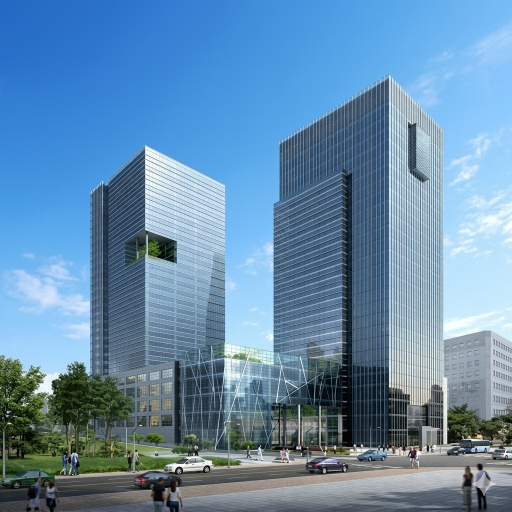
#> input picture assets/thumbnail_bg.png, 1024 x 1024 px, found by its file name (shown at 1/2 size); its folder holds only this picture in this run
$ python -i make_thumbnail.py   (imports and definitions only)
#> lines starting #> are read from the running program, lines starting #| are printed output that depends on the picture
# -*- coding: utf-8 -*-
"""
블로그 썸네일 생성 모듈 (파이프라인용).

- 배경: assets/thumbnail_bg.png (없으면 파스텔 그라데이션으로 대체)
- 제목 길이에 따라 폰트 크기 / 줄간격 / 시작 위치 자동 조절
- 키워드 해시로 크롭 구도를 매번 다르게
"""
import os
import hashlib
from PIL import Image, ImageDraw, ImageFont, ImageEnhance

# 실행 환경마다 설치된 한글 폰트가 다르므로, 후보를 순서대로 탐색해서 사용 가능한 것을 쓴다.
# (index는 TTC 컬렉션 내 한국어 폰트 위치. None이면 단일 TTF)
_FONT_CANDIDATES = {
    "black": [
        ("/usr/share/fonts/opentype/noto/NotoSansCJK-Black.ttc", 1),
        ("/usr/share/fonts/truetype/noto/NotoSansCJK-Black.ttc", 1),
        ("/usr/share/fonts/opentype/noto/NotoSansCJK-Bold.ttc", 1),
        ("/usr/share/fonts/truetype/nanum/NanumGothicExtraBold.ttf", None),
        ("/usr/share/fonts/truetype/nanum/NanumGothicBold.ttf", None),
        ("/usr/share/fonts/truetype/nanum/NanumBarunGothicBold.ttf", None),
    ],
    "bold": [
        ("/usr/share/fonts/opentype/noto/NotoSansCJK-Bold.ttc", 1),
        ("/usr/share/fonts/truetype/noto/NotoSansCJK-Bold.ttc", 1),
        ("/usr/share/fonts/truetype/nanum/NanumGothicBold.ttf", None),
        ("/usr/share/fonts/truetype/nanum/NanumBarunGothicBold.ttf", None),
        ("/usr/share/fonts/truetype/nanum/NanumGothic.ttf", None),
    ],
    "medium": [
        ("/usr/share/fonts/opentype/noto/NotoSansCJK-Medium.ttc", 1),
        ("/usr/share/fonts/opentype/noto/NotoSansCJK-Regular.ttc", 1),
        ("/usr/share/fonts/truetype/nanum/NanumGothic.ttf", None),
        ("/usr/share/fonts/truetype/nanum/NanumBarunGothic.ttf", None),
    ],
}

_resolved = {}


# [35 lines left out: function _resolve, not called in this run]


FONT_BLACK = "black"
FONT_BOLD = "bold"
FONT_MED = "medium"

W = H = 1000

INK = (32, 54, 108)
ACCENT = (231, 126, 96)
BADGE = (255, 214, 165)
SKY_TOP = (206, 228, 246)
SKY_BOT = (247, 244, 236)

BG_PATH = os.path.join("assets", "thumbnail_bg.png")

MARGIN_X = 60
MAX_TEXT_W = W - MARGIN_X * 2


# [8 lines left out: function font, not called in this run]


def text_w(draw, s, f):
    b = draw.textbbox((0, 0), s, font=f)
    return b[2] - b[0]


# [31 lines left out: functions wrap_by_width, fit_headline, not called in this run]


def prepare_background(bg_path=BG_PATH, shift_x=0.5, shift_y=0.5, zoom=1.0):
    """배경 이미지를 1000x1000으로 크롭·확대하고 파스텔 보정. 없으면 그라데이션."""
#> called with bg_path = 'assets/thumbnail_bg.png', shift_x = 0.5, shift_y = 0.5, zoom = 1
    if not bg_path or not os.path.exists(bg_path):
        im = Image.new("RGB", (W, H), SKY_TOP)
        d = ImageDraw.Draw(im)
        for y in range(H):
            t = y / H
            d.line([(0, y), (W, y)], fill=(
                int(SKY_TOP[0] + (SKY_BOT[0] - SKY_TOP[0]) * t),
                int(SKY_TOP[1] + (SKY_BOT[1] - SKY_TOP[1]) * t),
                int(SKY_TOP[2] + (SKY_BOT[2] - SKY_TOP[2]) * t),
            ))
        return im

    im = Image.open(bg_path).convert("RGB")
    w, h = im.size
#> w = 1024; h = 1024
    window = int(min(w, h) / max(1.0, zoom))
#> window = 1024
    left = max(0, min(w - window, int((w - window) * shift_x)))
#> left = 0
    top = max(0, min(h - window, int((h - window) * shift_y)))
#> top = 0
    im = im.crop((left, top, left + window, top + window)).resize((W, H), Image.LANCZOS)
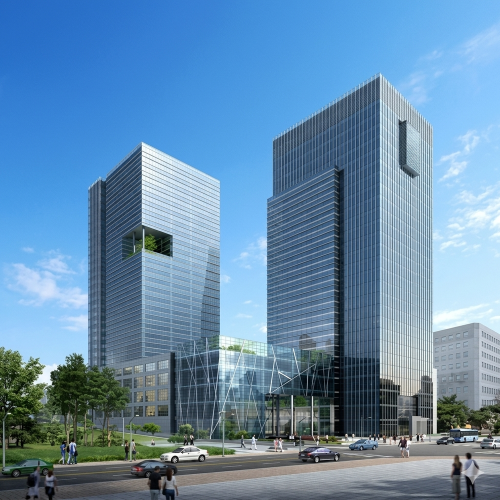
#> im: PIL image 1000x1000 RGB (shown at 1/2 size); mean R, G, B 101.5, 140.2, 172.6

    im = ImageEnhance.Color(im).enhance(0.78)
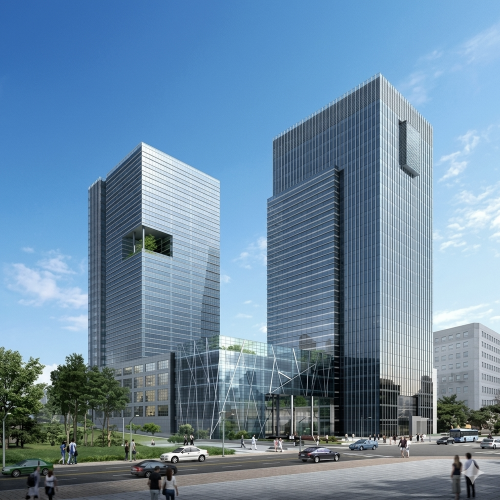
#> im: PIL image 1000x1000 RGB (shown at 1/2 size); mean R, G, B 107.8, 138, 163.2
    im = ImageEnhance.Brightness(im).enhance(1.10)
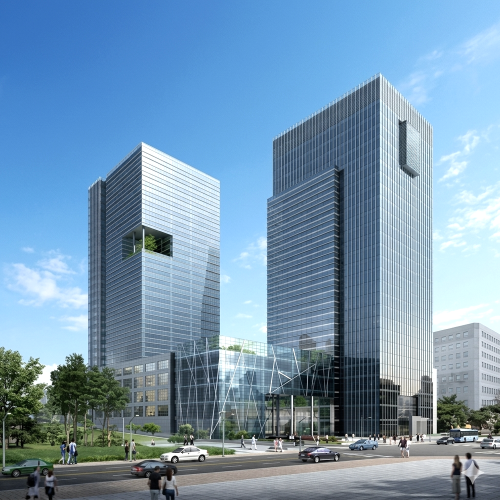
#> im: PIL image 1000x1000 RGB (shown at 1/2 size); mean R, G, B 118, 151.1, 177.7
    im = ImageEnhance.Contrast(im).enhance(0.92)
    im = Image.blend(im, Image.new("RGB", (W, H), (255, 252, 246)), 0.16)
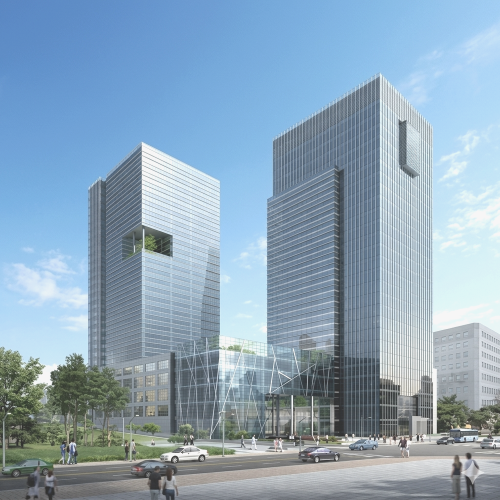
#> im: PIL image 1000x1000 RGB (shown at 1/2 size); mean R, G, B 140.8, 165.8, 185.6
    return im


# [80 lines left out: functions crop_params_from_key, make_thumbnail, not called in this run]

>>> result = prepare_background()
